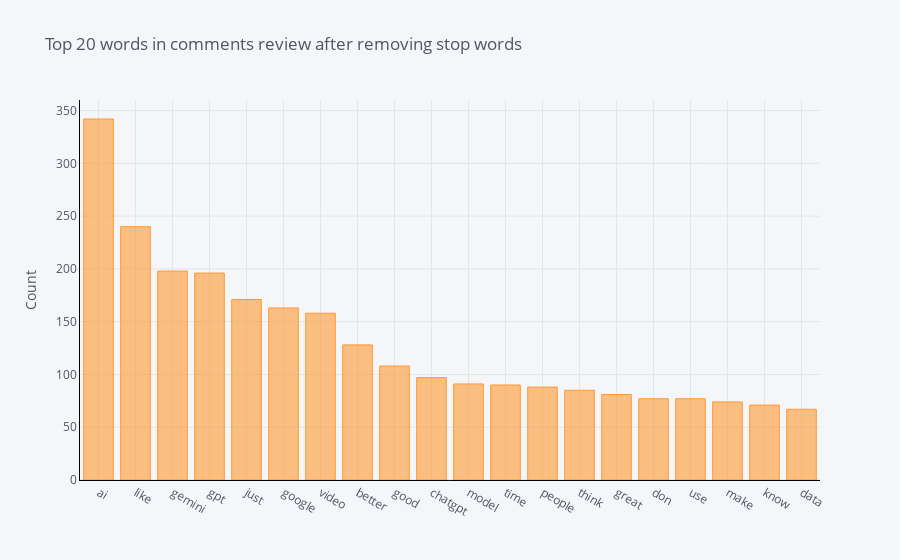
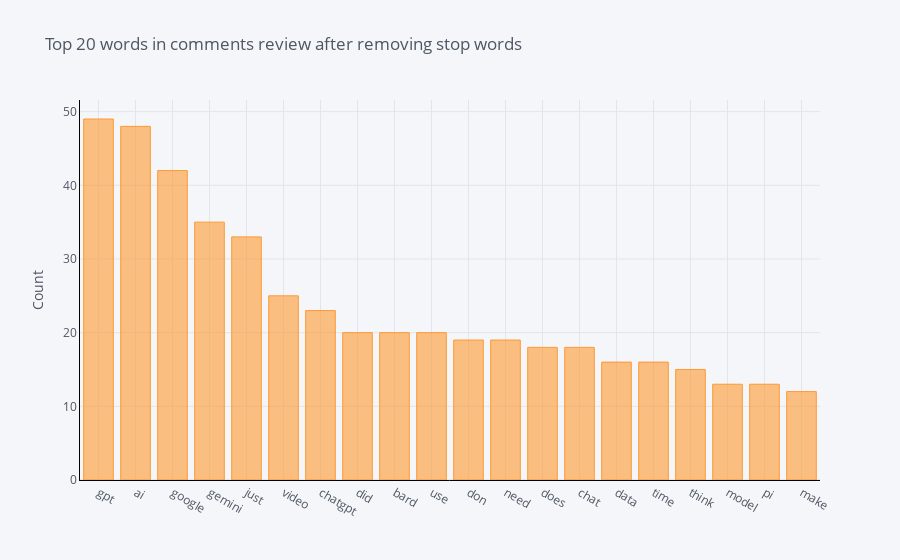
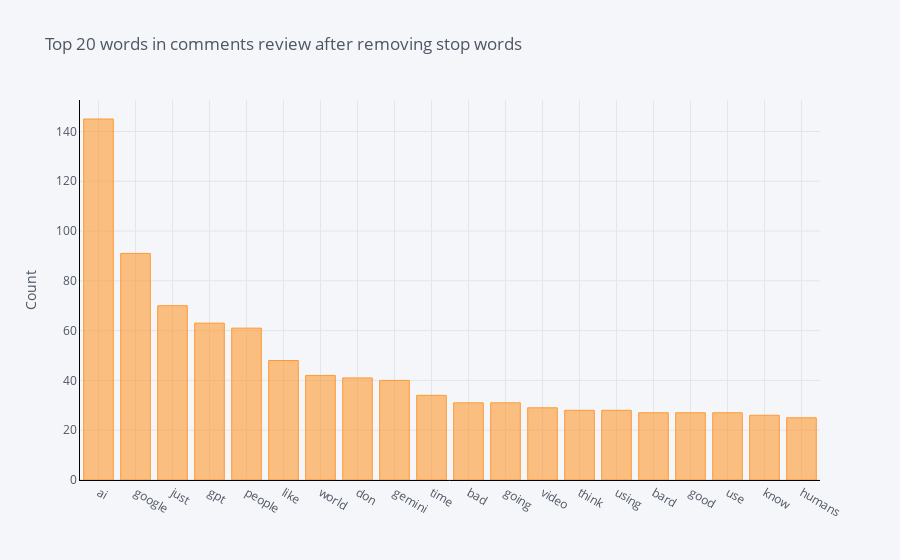

The code cell stored with these charts, in order, in its notebook:
### Markdown cell above
# Positive, Neutral and Negative Sentiments at Uni/Bi and Trigram level

### Code cell
# Unigram

def get_top_n_words(corpus, n=None):
        vec = CountVectorizer(stop_words = list(stop_words)).fit(corpus)
        bag_of_words = vec.transform(corpus)
        sum_words = bag_of_words.sum(axis=0) 
        words_freq = [(word, sum_words[0, idx]) for word, idx in vec.vocabulary_.items()]
        words_freq =sorted(words_freq, key = lambda x: x[1], reverse=True)
        return words_freq[:n]

print('Unigrams. From top to bottom: positive, neutral and negative sentiments')    
sent_dfs = [pos_df, neu_df, neg_df]
for i in sent_dfs:
    
    common_words = get_top_n_words(i['text'], 20)
    # for word, freq in common_words:
    #     print(word, freq)
    df2 = pd.DataFrame(common_words, columns = ['CommentsText' , 'count'])
    df2.groupby('CommentsText').sum()['count'].sort_values(ascending=False).iplot(kind='bar', yTitle='Count', linecolor='black', title='Top 20 words in comments review after removing stop words')

### Figure 1 — Plotly figure (JSON) as saved in the notebook; plotly's stock layout.template omitted (floating-point values rounded to 4 significant figures)
{"data": [{"marker": {"color": "rgba(255, 153, 51, 0.6)", "line": {"color": "rgba(255, 153, 51, 1.0)", "width": 1}}, "name": "count", "orientation": "v", "text": "", "type": "bar", "x": ["ai", "like", "gemini", "gpt", "just", "google", "video", "better", "good", "chatgpt", "model", "time", "people", "think", "great", "don", "use", "make", "know", "data"], "y": [342, 240, 198, 196, 171, 163, 158, 128, 108, 97, 91, 90, 88, 85, 81, 77, 77, 74, 71, 67]}], "layout": {"legend": {"bgcolor": "#F5F6F9", "font": {"color": "#4D5663"}}, "paper_bgcolor": "#F5F6F9", "plot_bgcolor": "#F5F6F9", "title": {"font": {"color": "#4D5663"}, "text": "Top 20 words in comments review after removing stop words"}, "xaxis": {"gridcolor": "#E1E5ED", "linecolor": "black", "showgrid": true, "tickfont": {"color": "#4D5663"}, "title": {"font": {"color": "#4D5663"}, "text": ""}, "zerolinecolor": "#E1E5ED"}, "yaxis": {"gridcolor": "#E1E5ED", "linecolor": "black", "showgrid": true, "tickfont": {"color": "#4D5663"}, "title": {"font": {"color": "#4D5663"}, "text": "Count"}, "zerolinecolor": "#E1E5ED"}}}

### Figure 2 — Plotly figure (JSON) as saved in the notebook; plotly's stock layout.template omitted (floating-point values rounded to 4 significant figures)
{"data": [{"marker": {"color": "rgba(255, 153, 51, 0.6)", "line": {"color": "rgba(255, 153, 51, 1.0)", "width": 1}}, "name": "count", "orientation": "v", "text": "", "type": "bar", "x": ["gpt", "ai", "google", "gemini", "just", "video", "chatgpt", "did", "bard", "use", "don", "need", "does", "chat", "data", "time", "think", "model", "pi", "make"], "y": [49, 48, 42, 35, 33, 25, 23, 20, 20, 20, 19, 19, 18, 18, 16, 16, 15, 13, 13, 12]}], "layout": {"legend": {"bgcolor": "#F5F6F9", "font": {"color": "#4D5663"}}, "paper_bgcolor": "#F5F6F9", "plot_bgcolor": "#F5F6F9", "title": {"font": {"color": "#4D5663"}, "text": "Top 20 words in comments review after removing stop words"}, "xaxis": {"gridcolor": "#E1E5ED", "linecolor": "black", "showgrid": true, "tickfont": {"color": "#4D5663"}, "title": {"font": {"color": "#4D5663"}, "text": ""}, "zerolinecolor": "#E1E5ED"}, "yaxis": {"gridcolor": "#E1E5ED", "linecolor": "black", "showgrid": true, "tickfont": {"color": "#4D5663"}, "title": {"font": {"color": "#4D5663"}, "text": "Count"}, "zerolinecolor": "#E1E5ED"}}}

### Figure 3 — Plotly figure (JSON) as saved in the notebook; plotly's stock layout.template omitted (floating-point values rounded to 4 significant figures)
{"data": [{"marker": {"color": "rgba(255, 153, 51, 0.6)", "line": {"color": "rgba(255, 153, 51, 1.0)", "width": 1}}, "name": "count", "orientation": "v", "text": "", "type": "bar", "x": ["ai", "google", "just", "gpt", "people", "like", "world", "don", "gemini", "time", "bad", "going", "video", "think", "using", "bard", "good", "use", "know", "humans"], "y": [145, 91, 70, 63, 61, 48, 42, 41, 40, 34, 31, 31, 29, 28, 28, 27, 27, 27, 26, 25]}], "layout": {"legend": {"bgcolor": "#F5F6F9", "font": {"color": "#4D5663"}}, "paper_bgcolor": "#F5F6F9", "plot_bgcolor": "#F5F6F9", "title": {"font": {"color": "#4D5663"}, "text": "Top 20 words in comments review after removing stop words"}, "xaxis": {"gridcolor": "#E1E5ED", "linecolor": "black", "showgrid": true, "tickfont": {"color": "#4D5663"}, "title": {"font": {"color": "#4D5663"}, "text": ""}, "zerolinecolor": "#E1E5ED"}, "yaxis": {"gridcolor": "#E1E5ED", "linecolor": "black", "showgrid": true, "tickfont": {"color": "#4D5663"}, "title": {"font": {"color": "#4D5663"}, "text": "Count"}, "zerolinecolor": "#E1E5ED"}}}
